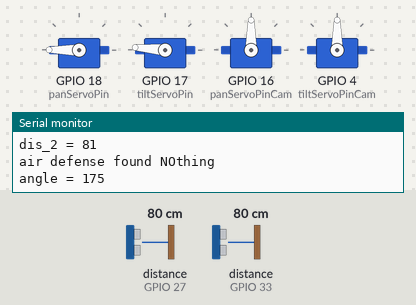
The sketch below on a simulated ESP32. On the bench: 4 × servo, the last lines printed to the serial monitor. The test bench sets the inputs (shaded band); at power-on: distance to the obstacle (sensors on GPIO 27, GPIO 33) 80 cm. The echo pulse lasts 58.3 µs per cm.

Above: at 2.04 s.
2.3 s: distance to the obstacle (sensor on GPIO 27) set to 45 cm
At 4.11 s:
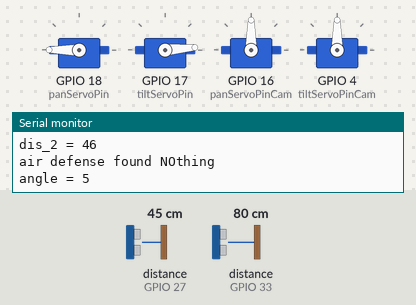
5.3 s: distance to the obstacle (sensor on GPIO 27) set to 36 cm
At 5.47 s:
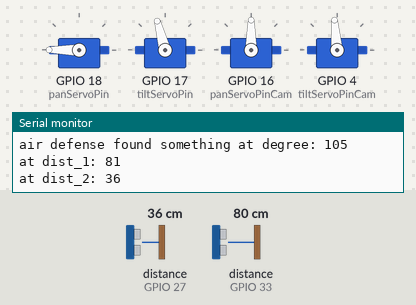
8.3 s: distance to the obstacle (sensor on GPIO 33) set to 250 cm
11.3 s: distance to the obstacle (sensor on GPIO 27) set to 60 cm
At 11.71 s:
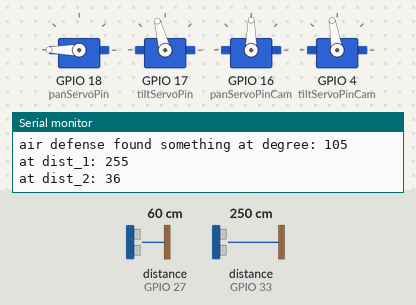
14.3 s: distance to the obstacle (sensor on GPIO 27) set to 2 cm
At 14.47 s:
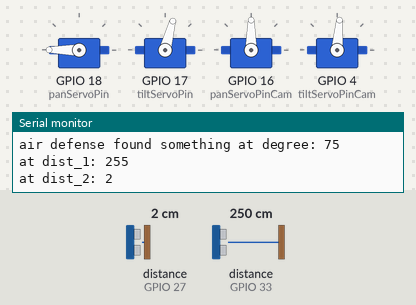
17.3 s: distance to the obstacle (sensor on GPIO 27) set to 35 cm
Timing chart, 0 to 21.3 s (numbered marks = the images above; inputs shaded):
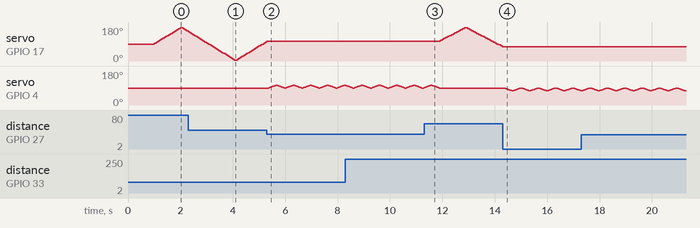

The sketch:

radar.ino
```cpp
#include <ESP32Servo.h>

// Servo Pin Definitions
#define panServoPin 18
#define tiltServoPin 17
#define panServoPinCam 16
#define tiltServoPinCam 4


#include <NewPing.h>

// Ultrasonic Sensor Pin Definitions
#define TRIGGER_PIN1 25
#define ECHO_PIN1 33
#define TRIGGER_PIN2 26
#define ECHO_PIN2 27

// Ultrasonic Distance Variables
unsigned long dis_1 = 0;
unsigned long dis_2 = 0;
unsigned long threshold = 40;  // Example threshold for distance
int angle = 0;

bool sweeping;
// Maximum distance we want to ping for (in centimeters)
#define MAX_DISTANCE 800

// Sensor object array
NewPing sonar[2] = {
  NewPing(TRIGGER_PIN1, ECHO_PIN1, MAX_DISTANCE),  // Each sensor's trigger pin, echo pin, and max distance to ping
  NewPing(TRIGGER_PIN2, ECHO_PIN2, MAX_DISTANCE)
};

// Servo objects
Servo panServo;
Servo tiltServo;
Servo panServoCam;
Servo tiltServoCam;

// Initial positions and step sizes for servo movement
int panPosition = 180;  // Initial middle position for pan
int tiltPosition = 90;  // Initial middle position for tilt
int panPositioncam = 90;
int tiltPositioncam = 90;
int panStep = 1;      // Step size for pan servo
int tiltStep = 5;     // Step size for tilt servo
int panStepcam = 1;   // Step size for pan servo
int tiltStepcam = 5;  //Step size for tilt servo

void setupServos() {
  // Allocate timers for each servo
  ESP32PWM::allocateTimer(0);
  ESP32PWM::allocateTimer(1);
  ESP32PWM::allocateTimer(2);
  ESP32PWM::allocateTimer(3);

  // Standard 50 hz servo setup
  panServo.setPeriodHertz(100);
  tiltServo.setPeriodHertz(100);
  panServoCam.setPeriodHertz(100);
  tiltServoCam.setPeriodHertz(100);

  // Attach the servos to their respective pins
  panServo.attach(panServoPin, 500, 2500);
  tiltServo.attach(tiltServoPin, 500, 2500);
  panServoCam.attach(panServoPinCam, 500, 2500);
  tiltServoCam.attach(tiltServoPinCam, 500, 2500);

  // Write initial positions to servos
  panServo.write(panPosition);
  tiltServo.write(tiltPosition);
  panServoCam.write(panPositioncam);
  tiltServoCam.write(tiltPositioncam);
}

void setup() {
  Serial.begin(115200);
  delay(1000);
  setupServos();
}

void loop() {
  // Sweep the tilt servo and read distances
  ultrasonicRadar();
  radar();
  if (sweeping == 1) {
    sweepServo(tiltServo, tiltPosition, tiltStep, 0, 180);
  }
}

  void sweepServo(Servo & servo, int& position, int& step, int minPos, int maxPos) {
    position += step;
    if (position <= minPos || position >= maxPos) {
      step = -step;      // Reverse direction at the boundaries
      position += step;  // Correct overshoot
    }
    servo.write(position);
    angle = position;
    Serial.print("angle = ");
    Serial.println(position);
    delay(50);  // Delay for smoother servo movement
  }

  void ultrasonicRadar() {
    dis_1 = sonar[0].ping_cm();
    dis_2 = sonar[1].ping_cm();
    Serial.print("dis_1 = ");
    Serial.println(dis_1);
    Serial.print("dis_2 = ");
    Serial.println(dis_2);
  }

  void radar() {
    // Implement radar logic if needed
    if (dis_2 <= threshold) {
      Serial.print("air defense found something at degree: ");
      Serial.println(angle);
      Serial.print("at dist_1: ");
      Serial.println(dis_1);
      Serial.print("at dist_2: ");
      Serial.println(dis_2);
      //panServoCam.write(panPosition);'
      RADAR_CAM_postion();
      cam_home();
      sweeping = 0;
    } else {
      Serial.println("air defense found NOthing");
      sweeping = 1;
    }
  }
  void RADAR_CAM_postion() {
    int ANGLE = angle;
    if (ANGLE > tiltPositioncam) {
      for (int i = tiltPositioncam; i <= ANGLE; i++) {
        tiltServoCam.write(i);
        delay(20);
      }
    } else {
      for (int i = tiltPositioncam; i >= ANGLE; i--) {
        tiltServoCam.write(i);
        delay(20);
      }
    }
  }
  void cam_home(){
    int ANGLE = angle ;
    if (ANGLE > tiltPositioncam) {
      for (int i = ANGLE; i >= tiltPositioncam; i--) {
        tiltServoCam.write(i);
        delay(20);
      }
    } else {
      for (int i = ANGLE; i <= tiltPositioncam; i++) {
        tiltServoCam.write(i);
        delay(20);
      }
    }

  }
```

Measured:
- the behaviour switches between 41 and 40 cm on distance to the obstacle (sensor on GPIO 27) (found by bisection; images 1 and 2)
- after the input at 11.3 s, servo on GPIO 17 (tiltServoPin): rises from 105° to 175° in 0.91 s, then falls to 75° in 1.5 s; servo on GPIO 4 (tiltServoPinCam): goes on until 11.9 s, then stays 90°
